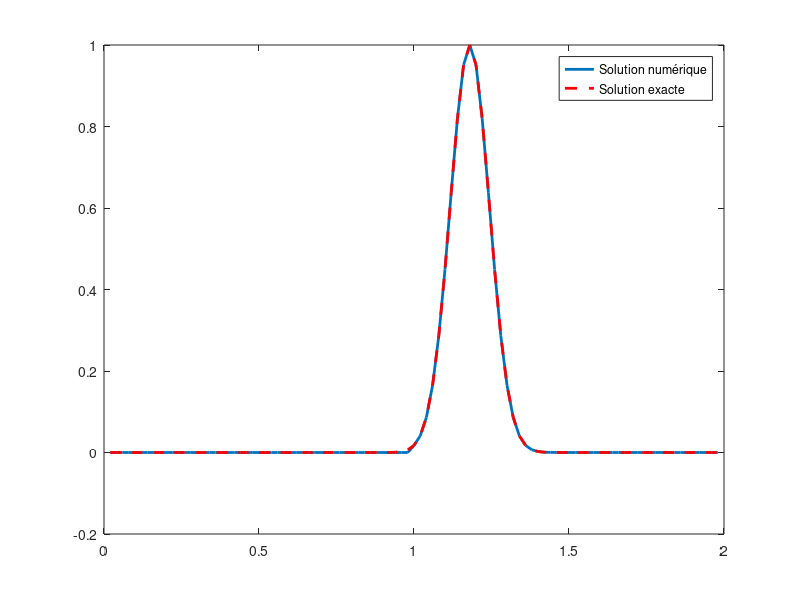

The MATLAB source for this figure:
% Définition des paramètres
a = 0;
b = 2;
beta = 1;
M = 99;
k = 0.02;
T = 1;
N = T/k;

% Calcul du pas h
h = (b - a) / (M + 1);

% Initialisation de x et U(0)
x = linspace(a + h, b - h, M)';
U0 = exp(-5 * (5 * x - 1) .^ 2);
U1 = zeros(M, 1);
for m = 2:M-1
    U1(m) = (1 - k*beta/h) * U0(m) + (k * beta / h) * U0(m-1);
end

% Préallocation de U pour stocker l'historique des solutions
U = zeros(M, N);
U(:,1) = U0; % La première colonne est U0
U(:,2) = U1; % La deuxieme colonne est U1


p = -k*beta/h;
q = - p;

% Création d'une matrice carrée MxM remplie de zéros
A = zeros(M, M);

% Remplissage de la diagonale supérieure avec p
for i = 1:M-1
    A(i, i+1) = p;
end

% Remplissage de la diagonale inférieure avec q
for i = 2:M
    A(i, i-1) = q;
end

%initialisation de la condition au limite
Uborder = zeros(N, 1);
Uborder(1,1) = exp(-5 * (5 * (b) - 1) .^ 2);
Uborder(2,1) = -beta*k/h*(Uborder(1, 1) - U(M, 1)) + k*Uborder(1, 1);

% Initialisation de la figure pour l'affichage dynamique
figure;
% Tracer la solution numérique initiale
hPlot = plot(x, U(:, 1), 'LineWidth', 2);
hold on; % Maintenir la figure pour les tracés additionnels
% Tracer la solution exacte initiale (sera mise à jour dans la boucle)
hExactPlot = plot(x, U0, 'r--', 'LineWidth', 2); % en rouge pointillé pour la solution exacte
ylim([-0.2 1]);

for n = 3:N
    Uborder(n, 1) = -beta*k/h*(Uborder(n-1, 1) - U(M, n-1)) + k*Uborder(n-1, 1);

    % La colonne précédente représente UOLD
    UOLD = U(:, n-1);
    UOLDOLD = U(:, n-2);
    % Calcul de UNEW en utilisant la matrice A et UOLD
    UNEW = A * UOLD+UOLDOLD;
    UNEW(M) = UNEW(M) + p*Uborder(n-1, 1);

    % Mise à jour de la matrice U avec les nouvelles valeurs
    U(:, n) = UNEW;

    % Mise à jour du tracé de la solution numérique
    set(hPlot, 'YData', U(:, n));

    % Calcul de la solution exacte à l'instant t
    xExact = x - beta*k*(n-1);
    UExact = exp(-5 * (5 * xExact - 1) .^ 2);

    % Mise à jour du tracé de la solution exacte
    set(hExactPlot, 'XData', x, 'YData', UExact);

    drawnow;
    pause(0.02);
end

legend([hPlot, hExactPlot], 'Solution numérique', 'Solution exacte'); % Ajouter une légende
hold off; % Fin du maintien de la figure